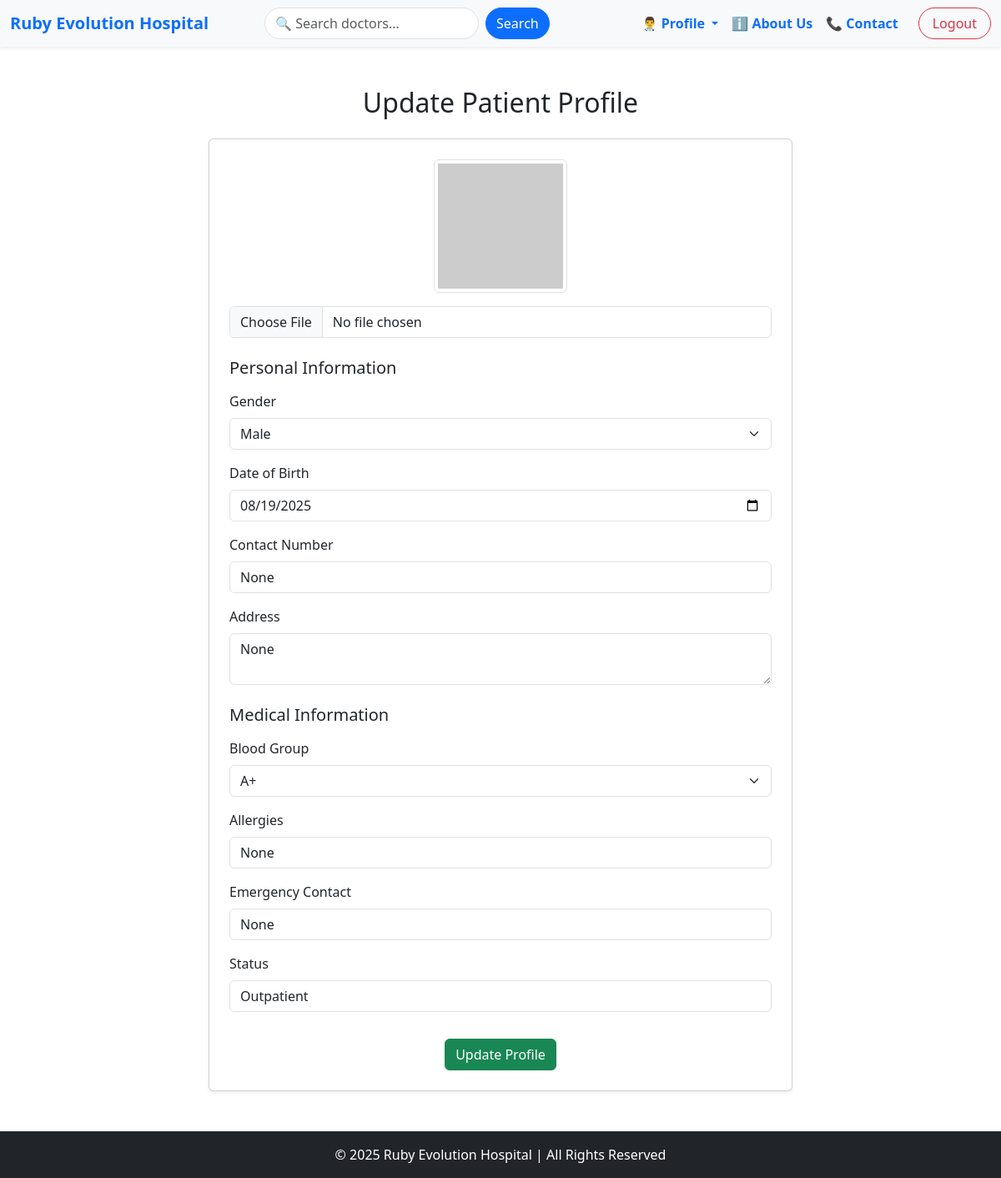
The app's page /accounts/patientDetail/update/ (signed in) with its own data.
### accounts/models.py (models this page shows, shortened)
class PatientProfile(models.Model):
    BLOOD_GROUP_CHOICES = [
        ('A+', 'A+'), ('A-', 'A-'),
        ('B+', 'B+'), ('B-', 'B-'),
        ('O+', 'O+'), ('O-', 'O-'),
        ('AB+', 'AB+'), ('AB-', 'AB-'),
    ]
    STATUS_CHOICES = [
        ('Outpatient', 'Outpatient'),
        ('Inpatient', 'Inpatient'),
        ('Discharged', 'Discharged'),
    ]
    GENDER_CHOICES = [
        ('Male', 'Male'),
        ('Female', 'Female'),
        ('Other', 'Other'),
    ]
    user = models.OneToOneField(CustomUser, on_delete=models.CASCADE)
    profile_picture = models.ImageField(upload_to='patient_profiles/', null=True, blank=True)
    date_of_birth = models.DateField(null=True, blank=True)
    gender = models.CharField(max_length=10, choices=GENDER_CHOICES, null=True, blank=True)
    contact_number = models.CharField(max_length=15, null=True, blank=True)
    address = models.TextField(null=True, blank=True)
    blood_group = models.CharField(max_length=3, choices=BLOOD_GROUP_CHOICES, null=True, blank=True)
    allergies = models.TextField(null=True, blank=True)
    emergency_contact_number = models.CharField(max_length=15, null=True, blank=True)
    status = models.CharField(max_length=20, choices=STATUS_CHOICES, default='Outpatient')

### accounts/views.py (the view, shortened to what this page needs)
# urls.py: path('patientDetail/update/', PatientUpdateView.as_view(), name='patientUpdateView'),
class PatientUpdateView(LoginRequiredMixin,View):
    def get(self, request):
        patient,created = PatientProfile.objects.get_or_create(user=request.user)
        doctors = DoctorProfile.objects.all()
        return render(request, 'patient/patientUpdateView.html', {'patient': patient, 'doctors': doctors})

### accounts/templates/patient/patientUpdateView.html (shortened to what this page needs)
{% extends 'base.html' %}
{% block content %}
<div class="container my-5">
    <h2 class="mb-4 text-center">Update Patient Profile</h2>
    <div class="card shadow-sm p-4" style="max-width: 700px; margin:auto;">
        <form method="POST" enctype="multipart/form-data">
            <div class="mb-4 text-center">
                {% if patient.profile_picture %}
                    <img src="{{ patient.profile_picture.url }}" alt="Profile" class="img-thumbnail mb-2" style="width:150px; height:150px; object-fit:cover;">
                {% else %}
                    <img src="https://via.placeholder.com/150" alt="Profile" class="img-thumbnail mb-2">
                {% endif %}
                <input type="file" name="profile_picture" class="form-control mt-2">
            </div>
            <h5 class="mb-3">Personal Information</h5>
            <div class="mb-3">
                <label class="form-label">Gender</label>
                <select name="gender" class="form-select" required>
                    <option value="Male" {% if patient.gender == "Male" %}selected{% endif %}>Male</option>
                </select>
            </div>
            <div class="mb-3">
    <label class="form-label">Date of Birth</label>
    <input type="date" name="date_of_birth" value="{{ patient.date_of_birth|date:'Y-m-d' }}" class="form-control" required>
</div>
            <div class="mb-3">
                <label class="form-label">Contact Number</label>
                <input type="text" name="contact_number" value="{{ patient.contact_number }}" class="form-control" required>
            </div>
            <div class="mb-3">
                <label class="form-label">Address</label>
                <textarea name="address" class="form-control" rows="2" required>{{ patient.address }}</textarea>
            </div>
            <h5 class="mb-3 mt-4">Medical Information</h5>
            <div class="mb-3">
                <label class="form-label">Blood Group</label>
                <select name="blood_group" class="form-select" required>
                    <option value="A+" {% if patient.blood_group == "A+" %}selected{% endif %}>A+</option>
                </select>
            </div>
            <div class="mb-3">
                <label class="form-label">Allergies</label>
                <input type="text" name="allergies" value="{{ patient.allergies }}" class="form-control" required>
            </div>
            <div class="mb-3">
                <label class="form-label">Emergency Contact</label>
                <input type="text" name="emergency_contact" value="{{ patient.emergency_contact_number }}" class="form-control" required>
            </div>
            <div class="mb-3">
                <label class="form-label">Status</label>
                <input type="text" name="status" value="{{ patient.status }}" class="form-control">
            </div>
            <div class="text-center">
                <button type="submit" class="btn btn-success mt-3">Update Profile</button>
            </div>
        </form>
    </div>
</div>
{% endblock %}

### records on screen
PatientProfile: gender "Male", date_of_birth "08/19/2025", contact_number "None", address "None", allergies "None", emergency_contact "None", status "Outpatient"
